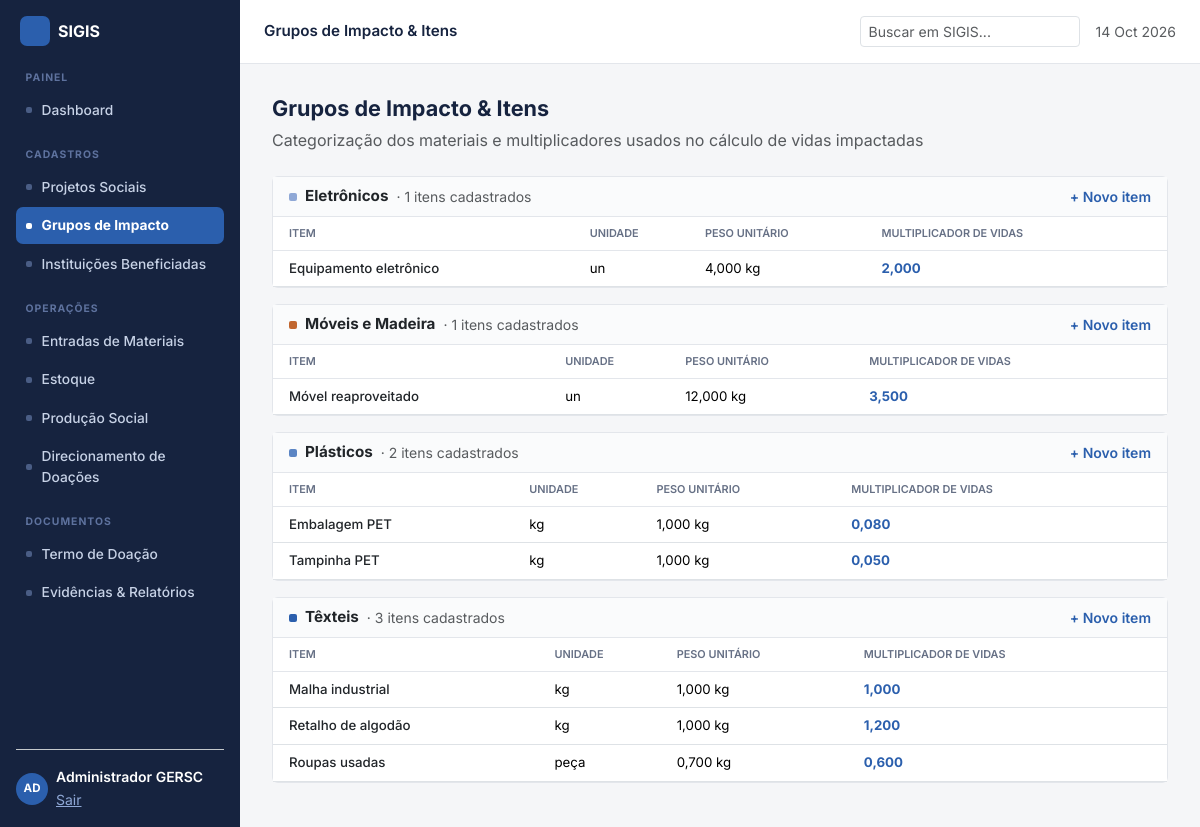
/grupos.php (signed in), run on the app's committed database.
### tables this page shows
CREATE TABLE grupos_impacto (
  id INT AUTO_INCREMENT PRIMARY KEY,
  nome VARCHAR(100) NOT NULL,
  cor VARCHAR(7) NOT NULL DEFAULT '#2B5FAD'
);

CREATE TABLE itens (
  id INT AUTO_INCREMENT PRIMARY KEY,
  grupo_id INT NOT NULL,
  nome VARCHAR(150) NOT NULL,
  unidade VARCHAR(20) NOT NULL,
  peso_unitario DECIMAL(10,3) NOT NULL DEFAULT 0,
  multiplicador DECIMAL(10,3) NOT NULL DEFAULT 0,
  FOREIGN KEY (grupo_id) REFERENCES grupos_impacto(id)
);

### includes/functions.php (called while the page is built, shortened)
<?php
function fmt_num($n, $decimals = 0) {
    return number_format((float)$n, $decimals, ',', '.');
}
function e($s) {
    return htmlspecialchars((string)$s, ENT_QUOTES, 'UTF-8');
}

### grupos.php (the view, shortened to what this page needs)
<?php
require_once __DIR__ . '/includes/bootstrap.php';
$grupos = $pdo->query('SELECT * FROM grupos_impacto ORDER BY nome')->fetchAll();
$stmtItens = $pdo->prepare('SELECT * FROM itens WHERE grupo_id = ? ORDER BY nome');
foreach ($grupos as &$g) {
    $stmtItens->execute(array($g['id']));
    $g['itens'] = $stmtItens->fetchAll();
}
require __DIR__ . '/includes/layout_top.php';
?>
<div class="fw-bold mb-1" style="font-size:1.35rem">Grupos de Impacto &amp; Itens</div>
<div class="text-muted mb-4">Categorização dos materiais e multiplicadores usados no cálculo de vidas impactadas</div>
<?php foreach ($grupos as $g) { ?>
  <div class="card mb-3">
    <div class="grupo-header d-flex justify-content-between align-items-center px-3 py-2">
      <div class="d-flex align-items-center gap-2">
        <div style="width:8px;height:8px;border-radius:2px;background:<?php echo e($g['cor']); ?>"></div>
        <div class="fw-bold" style="font-size:.95rem"><?php echo e($g['nome']); ?></div>
        <div class="text-muted small">· <?php echo count($g['itens']); ?> itens cadastrados</div>
      </div>
      <a href="#" class="small fw-semibold text-decoration-none" style="color:var(--blue)" data-bs-toggle="modal" data-bs-target="#modalItem<?php echo $g['id']; ?>">+ Novo item</a>
    </div>
    <div class="table-responsive">
      <table class="table table-sigis mb-0">
        <thead><tr><th class="ps-3">Item</th><th>Unidade</th><th>Peso unitário</th><th class="pe-3">Multiplicador de vidas</th></tr></thead>
        <tbody>
          <?php foreach ($g['itens'] as $it) { ?>
            <tr>
              <td class="ps-3 fw-medium text-dark"><?php echo e($it['nome']); ?></td>
              <td><?php echo e($it['unidade']); ?></td>
              <td><?php echo fmt_num($it['peso_unitario'], 3); ?> kg</td>
              <td class="pe-3 fw-bold" style="color:var(--blue)"><?php echo fmt_num($it['multiplicador'], 3); ?></td>
            </tr>
          <?php } ?>
        </tbody>
      </table>
    </div>
  </div>
<?php } ?>
<?php require __DIR__ . '/includes/layout_bottom.php'; ?>

### assets/css/style.css (style rules this page uses)
:root { --navy:#16233F; --blue:#2B5FAD; --blue-dark:#1E4685; --blue-mid:#5B85C4; --blue-light:#8FA8D6; --blue-pale:#C7D4EA; --bg:#F5F6F8; --border:#E3E6EB; --border-light:#F0F1F4; --muted:#667085; --muted2:#98A2B3; --green:#2E8B57; --green-bg:#E8F5EC; --orange:#C1662F; --orange-bg:#FBEDE3; --red:#9B2C2C; --red-bg:#F3E7E7; --accent-bg:#EAF1FB; --accent-text:#1E4685; }
body { background:var(--bg);font-family:'Inter',system-ui,-apple-system,sans-serif;color:var(--navy) }
a { color:var(--blue) }
.card { border-color:var(--border) }
.table-sigis thead th { font-size:.68rem;text-transform:uppercase;color:var(--muted);font-weight:600;border-bottom:1px solid var(--border) }
.table-sigis td { font-size:.83rem;vertical-align:middle }
.grupo-header { background:#FAFBFC;border-bottom:1px solid var(--border) }

### data on the page
grupos_impacto: nome "Eletrônicos", count($g['itens']) "1"
itens: nome "Equipamento eletrônico", unidade "un", peso_unitario "4,000", multiplicador "2,000"
grupos_impacto: nome "Móveis e Madeira", count($g['itens']) "1"
itens: nome "Móvel reaproveitado", unidade "un", peso_unitario "12,000", multiplicador "3,500"
grupos_impacto: nome "Plásticos", count($g['itens']) "2"
itens: nome "Embalagem PET", unidade "kg", peso_unitario "1,000", multiplicador "0,080"
itens: nome "Tampinha PET", unidade "kg", peso_unitario "1,000", multiplicador "0,050"
grupos_impacto: nome "Têxteis", count($g['itens']) "3"
itens: nome "Malha industrial", unidade "kg", peso_unitario "1,000", fmt_num($it['multiplicador'], 3) "1,000"
itens: nome "Retalho de algodão", unidade "kg", peso_unitario "1,000", multiplicador "1,200"
itens: nome "Roupas usadas", unidade "peça", peso_unitario "0,700", multiplicador "0,600"

### other printed values
$group['label'] "PAINEL"
$item['label'] "Dashboard"
$group['label'] "CADASTROS"
$item['label'] "Projetos Sociais"
$item['label'] "Grupos de Impacto"
$item['label'] "Instituições Beneficiadas"
$group['label'] "OPERAÇÕES"
$item['label'] "Entradas de Materiais"
$item['label'] "Estoque"
$item['label'] "Produção Social"
$item['label'] "Direcionamento de Doações"
$group['label'] "DOCUMENTOS"
$item['label'] "Termo de Doação"
$item['label'] "Evidências & Relatórios"
$u['nome'] "Administrador GERSC"
